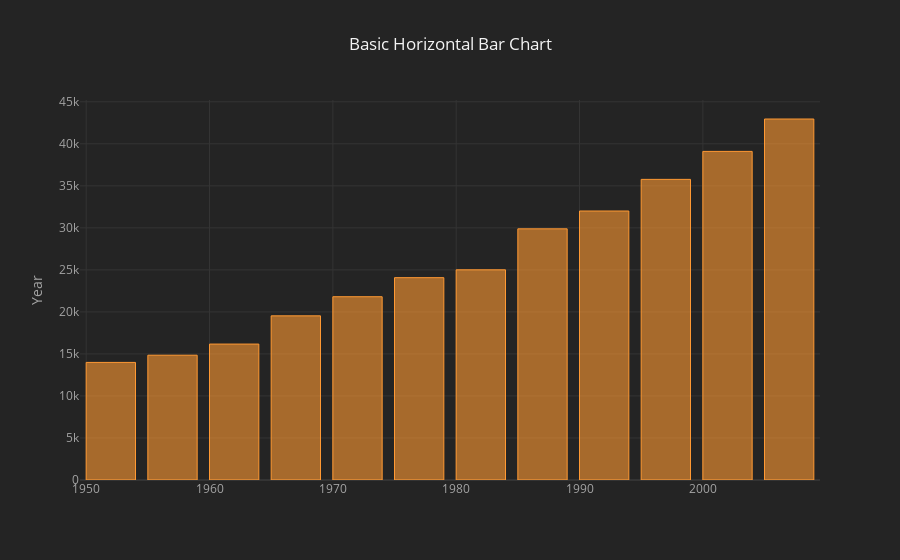

The notebook cell saved with this chart:
### Markdown cell above
### Horizontal Bar Charts

### Code cell
countries_to_plot = ['United States']

df_wide_GDP[countries_to_plot].iplot(kind='bar', 
            yTitle='Year', 
            theme='henanigans',
            title='Basic Horizontal Bar Chart')

### Figure 1 — Plotly figure (JSON) as saved in the notebook; plotly's stock layout.template omitted (floating-point values rounded to 4 significant figures)
{"data": [{"marker": {"color": "rgba(255, 153, 51, 0.6)", "line": {"color": "rgba(255, 153, 51, 1.0)", "width": 1}}, "name": "United States", "orientation": "v", "text": "", "type": "bar", "uid": "514b9a90-098d-437f-8eb0-d7f43df1c29c", "x": [1952, 1957, 1962, 1967, 1972, 1977, 1982, 1987, 1992, 1997, 2002, 2007], "y": [13990.0, 14850.0, 16170.0, 19530.0, 21810.0, 24070.0, 25010.0, 29880.0, 32000.0, 35770.0, 39100.0, 42950.0]}], "layout": {"legend": {"bgcolor": "#242424", "font": {"color": "#F4F4F4"}}, "paper_bgcolor": "#242424", "plot_bgcolor": "#242424", "title": {"font": {"color": "#F4F4F4"}, "text": "Basic Horizontal Bar Chart"}, "xaxis": {"gridcolor": "#343434", "showgrid": true, "tickfont": {"color": "#A4A4A4"}, "title": {"font": {"color": "#A4A4A4"}, "text": ""}, "zerolinecolor": "#444444"}, "yaxis": {"gridcolor": "#343434", "showgrid": true, "tickfont": {"color": "#A4A4A4"}, "title": {"font": {"color": "#A4A4A4"}, "text": "Year"}, "zerolinecolor": "#444444"}}}
